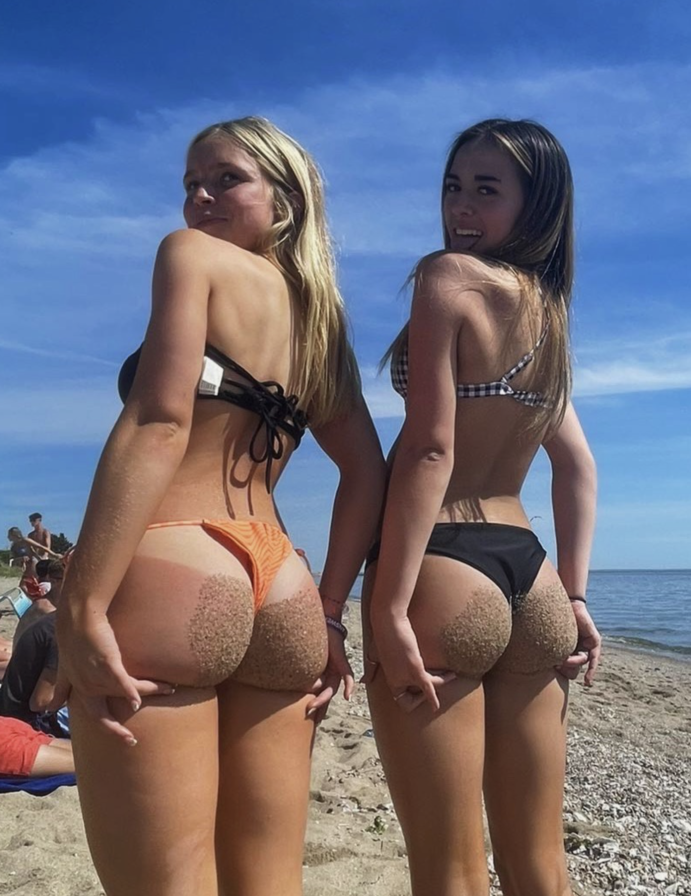
#> input picture dataset/hottie.png, 1382 x 1792 px, found by its file name (shown at 1/2 size)
$ python draw_image.py
#> lines starting #> are read from the running program, lines starting #| are printed output that depends on the picture
import cv2
import numpy as np

hotties = cv2.imread(filename="dataset/hottie.png")     # 이미지 읽어오기
#> hotties is the input picture: shape (1792, 1382, 3); mean B, G, R 126.2, 109.8, 110.2

shape = hotties.shape
#> shape = (1792, 1382, 3)
print(shape)        # (1792, 1382, 3)
#| (1792, 1382, 3)
print(int(shape[0] / 10), int(shape[1] / 10))       # (179, 138)
#| 179 138


cv2.putText(img=hotties, text="ASS", org=(150, 1050), fontFace=cv2.FONT_HERSHEY_COMPLEX, fontScale=3, color=(0, 0, 255), thickness=7)
cv2.line(img=hotties, pt1=(150, 1050), pt2=(675, 1050), color=(0, 0, 255), thickness=7)          # color : BGR
cv2.line(img=hotties, pt1=(150, 1400), pt2=(675, 1400), color=(0, 0, 255), thickness=7)
cv2.line(img=hotties, pt1=(150, 1050), pt2=(150, 1400), color=(0, 0, 255), thickness=7)
cv2.line(img=hotties, pt1=(675, 1050), pt2=(675, 1400), color=(0, 0, 255), thickness=7)

# [4 lines of commented-out code are left out]
cv2.putText(img=hotties, text="ASS", org=(750,1075), fontFace=cv2.FONT_HERSHEY_COMPLEX, fontScale=2, color=(0, 0, 255), thickness=5)
cv2.rectangle(img=hotties, pt1=(750, 1075), pt2=(1175, 1375), color=(0, 0, 255), thickness=5)       # 위의 4 줄이 이 한 줄로 요약된다.
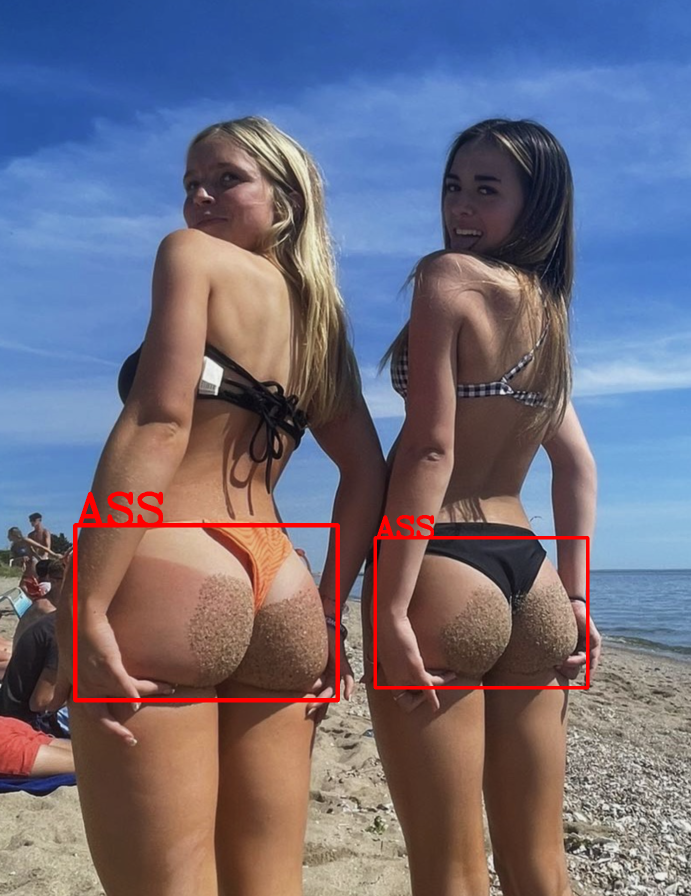
#> hotties: shape (1792, 1382, 3) (shown at 1/2 size); mean B, G, R 125.1, 108.7, 112.1

# cv2.circle(img=hotties, center=(500, 1300), radius=50, color=(64, 64, 255), thickness=-1)

# cv2.ellipse(img=hotties, center=(100, 100), axes=(100, 50), angle=0, startAngle=0, endAngle=360, color=(128, 128, 255), thickness=5)

# points = np.array([[100, 100],
#                    [300, 300],
#                    [200, 400],
#                    [300, 700]])
# cv2.polylines(img=hotties, pts=[points], isClosed=True, color=(0, 255, 255), thickness=5)

cv2.imwrite(filename="dataset/ass_detection.jpg", img=hotties)
cv2.imshow(winname="hottie.png", mat=hotties)       # 이미지 출력하기
cv2.waitKey(delay=0)
cv2.destroyAllWindows()

$ run again, with dataset/cat.jpeg saved as dataset/hottie.png
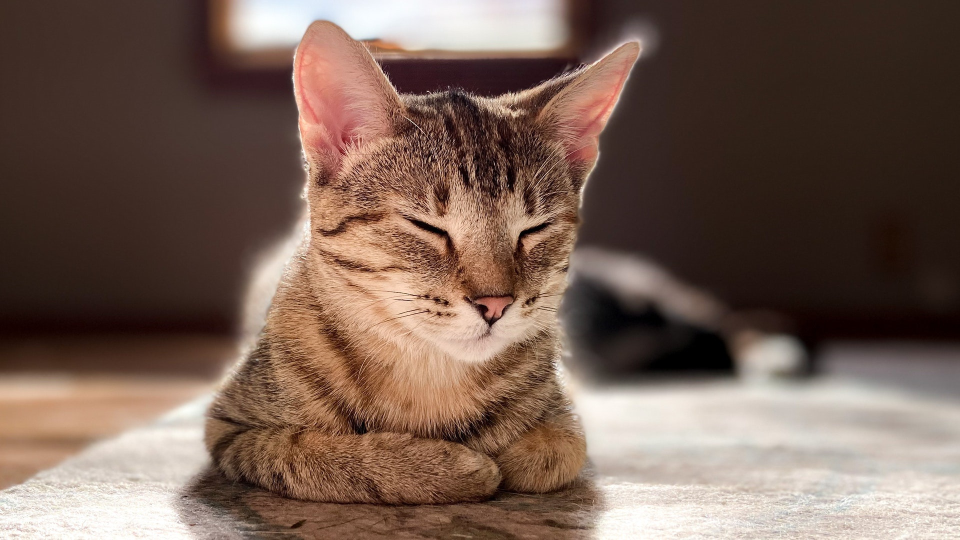
#> input picture dataset/cat.jpeg, 1920 x 1080 px, found by its file name (shown at 1/2 size)
#> hotties is the input picture: shape (1080, 1920, 3); mean B, G, R 83.6, 95.1, 117.8
#| (1080, 1920, 3)
#| 108 192
#> `cv2.rectangle(img=hotties, pt1=(750, 1075), pt2=(1175, 1375), color=(0..`:
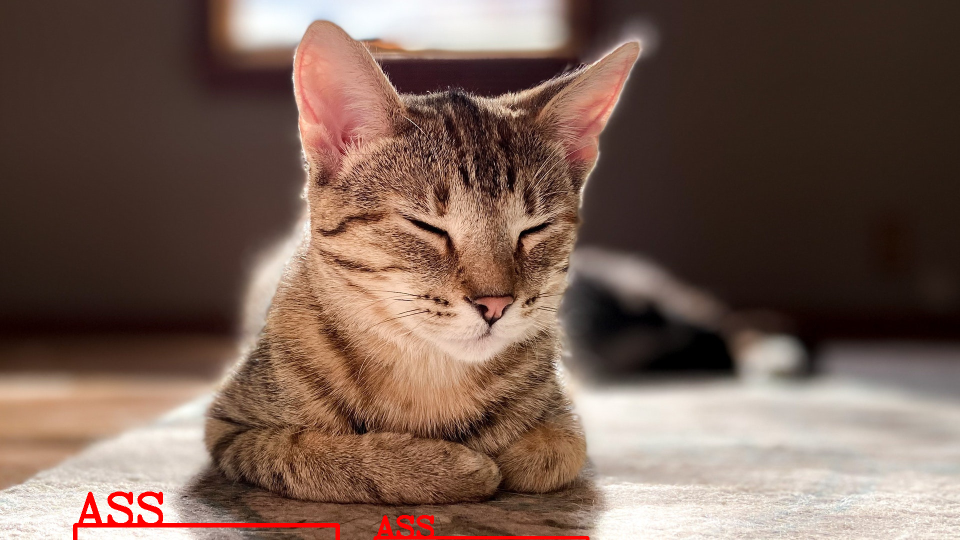
#> hotties: shape (1080, 1920, 3) (shown at 1/2 size); mean B, G, R 82.5, 93.9, 118.4

$ run again, with dataset/heaven.jpeg saved as dataset/hottie.png
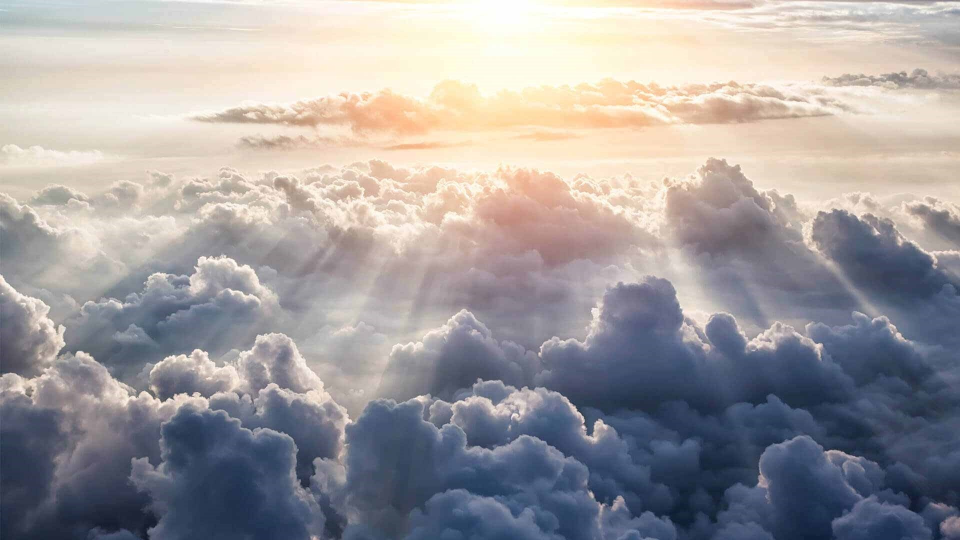
#> input picture dataset/heaven.jpeg, 1920 x 1080 px, found by its file name (shown at 1/2 size)
#> hotties is the input picture: shape (1080, 1920, 3); mean B, G, R 158.3, 156.7, 160.5
#| (1080, 1920, 3)
#| 108 192
#> `cv2.rectangle(img=hotties, pt1=(750, 1075), pt2=(1175, 1375), color=(0..`:
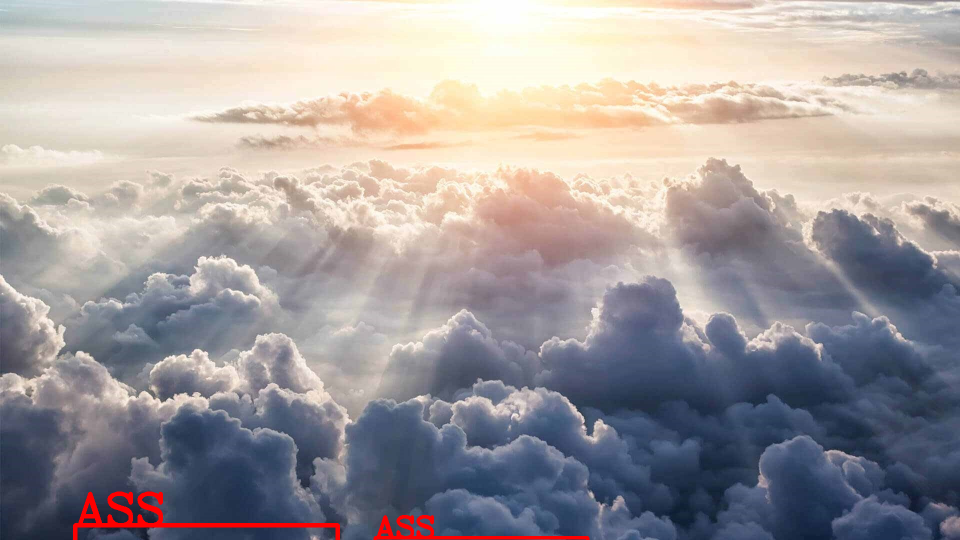
#> hotties: shape (1080, 1920, 3) (shown at 1/2 size); mean B, G, R 157.7, 156.2, 162

$ run again, with dataset/ray charles.jpeg saved as dataset/hottie.png
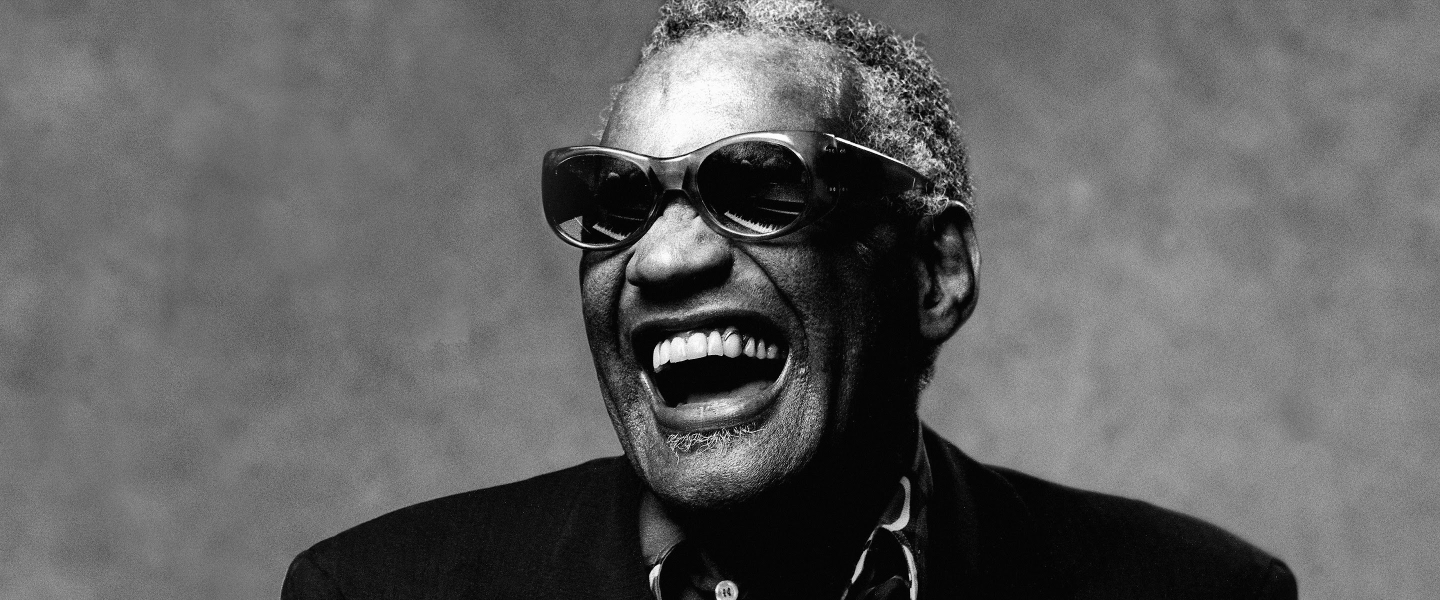
#> input picture dataset/ray charles.jpeg, 2880 x 1200 px, found by its file name (shown at 1/2 size)
#> hotties is the input picture: shape (1200, 2880, 3); min 0, max 255, mean 98.4
#| (1200, 2880, 3)
#| 120 288
#> `cv2.rectangle(img=hotties, pt1=(750, 1075), pt2=(1175, 1375), color=(0..`:
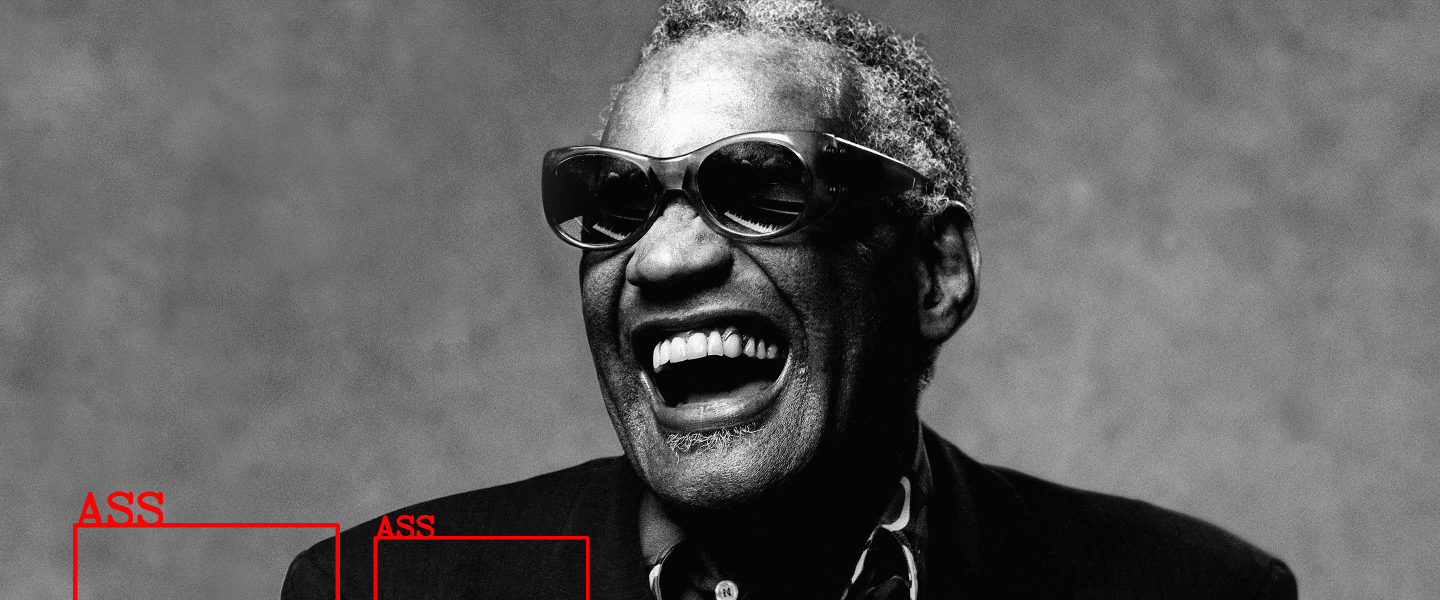
#> hotties: shape (1200, 2880, 3) (shown at 1/2 size); mean B, G, R 97.9, 97.9, 99.3
